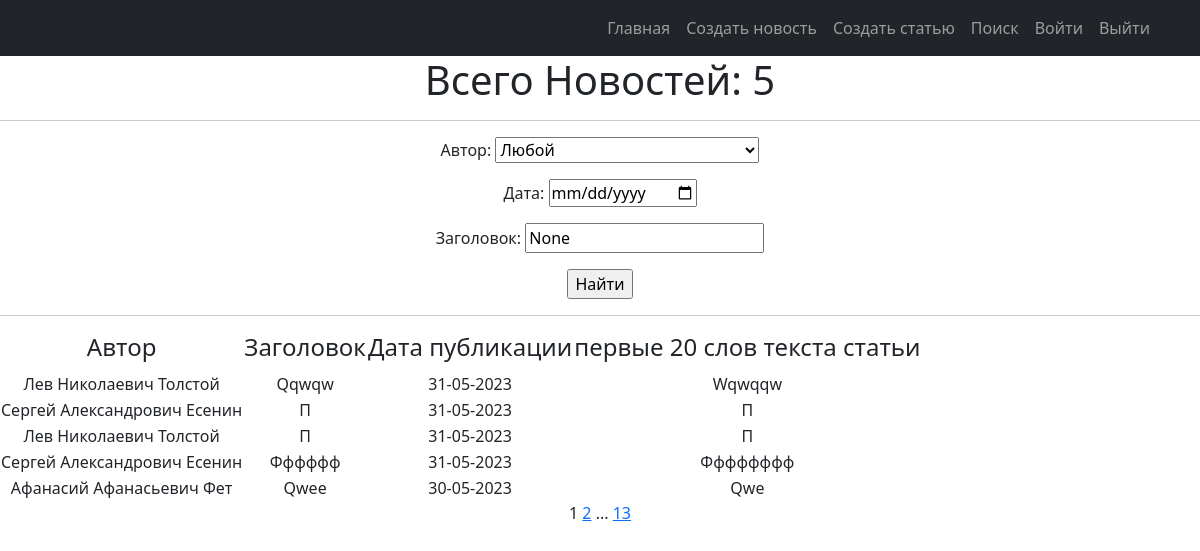
/news/search/, run on an earlier commit of the app's database.
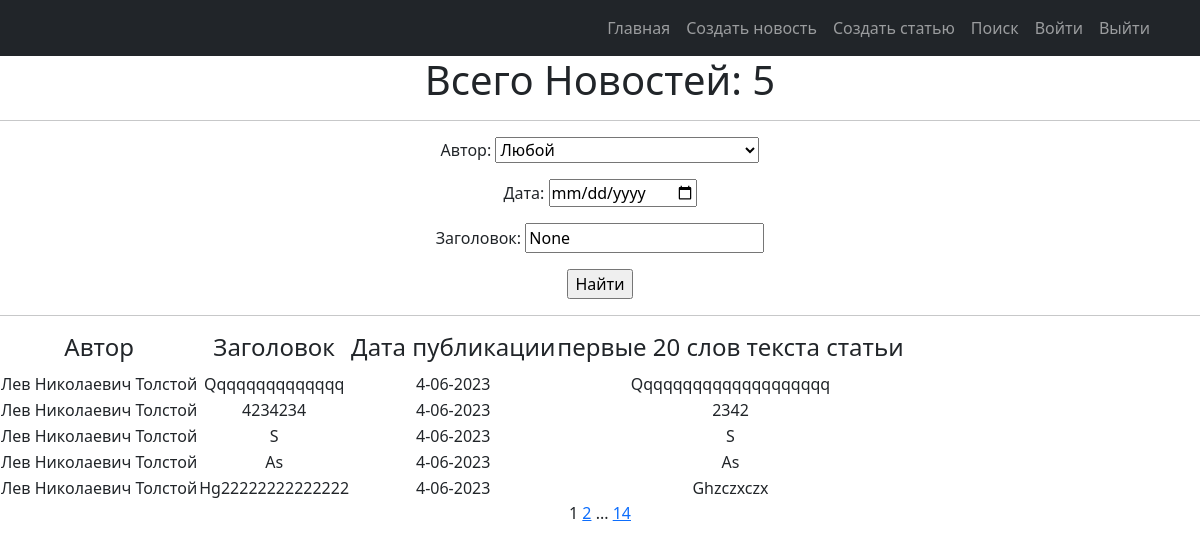
And on a later commit of the database.
### news/models.py (models this page shows, shortened)
class Post(models.Model):
    objects = None
    article = 'AR'
    news = 'NE'
    POST = [
        (news, 'Новость'),
        (article, 'Статья')
    ]
    title = models.TextField(max_length=50)
    author = models.ForeignKey(Author, on_delete=models.CASCADE)
    time_in_comment = models.DateTimeField(default=django.utils.timezone.now)
    choice_title = models.CharField(max_length=2, choices=POST)
    post_text = models.TextField(max_length=500)
    categories = models.ManyToManyField('Category', through='PostCategory')
    rating_post = models.IntegerField(default=0)

class Author(models.Model):
    user_author = models.OneToOneField(User, on_delete=models.CASCADE)
    user_rating = models.IntegerField(default=0)
    subscribers = models.ManyToManyField('Category', through='PostSubscribers')
    def __str__(self):
        return f'{self.user_author.first_name}'

### news/views.py (the view)
# urls.py: path('news/search/', PostSearch.as_view()),
class PostSearch(ListView):
    model = Post
    ordering = '-time_in_comment'
    template_name = 'news_search.html'
    context_object_name = 'posts'
    paginate_by = 5
    def get_queryset(self):
        queryset = super().get_queryset()
        self.filterset = PostFilter(self.request.GET, queryset=queryset)
        return self.filterset.qs
    def get_context_data(self, **kwargs):
        context = super().get_context_data(**kwargs)
        context['filterset'] = self.filterset
        context['curr_date'] = self.request.GET.get('time_in_comment__date__gte')
        context['curr_title'] = self.request.GET.get('title__icontains')
        return context

### news/templatetags/censure.py (called while the page is built)
@register.filter()
def censor(word):
    def multiple_replace(texts, replace_value):
        for i, j in replace_value.items():
            texts = texts.lower().replace(i, j)
        return texts
    replace_values = {'модели': 'м*****',
                      'джигурда': 'д*******',
                      'однако': 'о*****',
                      'директор': 'д*******',
                      'повтор': 'п*****'
                      }
    word = multiple_replace(word, replace_values)
    return word.capitalize()

### news/templatetags/custom_tags.py (called while the page is built)
@register.simple_tag(takes_context=True)
def url_replace(context, **kwargs):
   d = context['request'].GET.copy()
   for k, v in kwargs.items():
       d[k] = v
   return d.urlencode()

### templates/news_search.html (shortened to what this page needs)
{% extends 'flatpages/default.html' %}
{% load custom_tags %}
{% block content %}
{% load censure %}
    <h1>Всего Новостей: {{ posts |length }} </h1>
    <hr>
    <form action="" method="get">
        <label >Автор:</label>
                {{ filterset.form.author }}
        <div>
             <label >Дата:</label>
            <input   type="date"  name="time_in_comment__date__gte" value="{{curr_date}}">
        </div>
              <label >Заголовок:</label>
                  <input type="text"  name="title__icontains" value="{{ curr_title }}">
        <p> <input type="submit" value="Найти" /></p>
   </form>
    <hr>
    {% if posts %}
        <table >
            <tr>
                <td><h4>Автор</h4></td>
                <td><h4>Заголовок</h4></td>
                <td><h4>Дата публикации</h4></td>
                <td><h4>первые 20 слов текста статьи</h4></td>
            </tr>
            {% for news in posts %}
            <tr>
                <td>{{ news.author.user_author.first_name }}</td>
                <td>{{ news.title | censor }}</td>
                <td>{{ news.time_in_comment |date:'j-m-Y'  }}</td>
                <td>{{ news.post_text |truncatewords:20 | censor }}</td>
            </tr>
            {% endfor %}
        </table>
    {% else %}
        <h2>Новостей нет!</h2>
    {% endif %}
   {{ page_obj.number }}
   {% if page_obj.has_next %}
       <a href="?{% url_replace page=page_obj.next_page_number %}">{{ page_obj.next_page_number }}</a>
       {% if paginator.num_pages != page_obj.next_page_number %}
           ...
           <a href="?{% url_replace page=page_obj.paginator.num_pages %}">{{ page_obj.paginator.num_pages }}</a>
       {% endif %}
   {% endif %}
{% endblock content %}

What changed in the data, as far as the page shows it:
no longer on this page (row unchanged): Post: author.user_author.first_name "Лев Николаевич Толстой", title|censor "Qqwqw", time_in_comment "31-05-2023", post_text|censor "Wqwqqw"
no longer on this page (row unchanged): Post: author.user_author.first_name "Сергей Александрович Есенин", title|censor "П", time_in_comment "31-05-2023", post_text|censor "П"
no longer on this page (row unchanged): Post: author.user_author.first_name "Лев Николаевич Толстой", title|censor "П", time_in_comment "31-05-2023", post_text|censor "П"
no longer on this page (row unchanged): Post: author.user_author.first_name "Сергей Александрович Есенин", title|censor "Фффффф", time_in_comment "31-05-2023", post_text|censor "Фффффффф"
no longer on this page (row unchanged): Post: author.user_author.first_name "Афанасий Афанасьевич Фет", title|censor "Qwee", time_in_comment "30-05-2023", post_text|censor "Qwe"
added Post: author.user_author.first_name "Лев Николаевич Толстой", title|censor "Qqqqqqqqqqqqqq", time_in_comment "4-06-2023", post_text|censor "Qqqqqqqqqqqqqqqqqqqq"
added Post: author.user_author.first_name "Лев Николаевич Толстой", title|censor "4234234", time_in_comment "4-06-2023", post_text|censor "2342"
added Post: author.user_author.first_name "Лев Николаевич Толстой", title|censor "S", time_in_comment "4-06-2023", post_text|censor "S"
added Post: author.user_author.first_name "Лев Николаевич Толстой", title|censor "As", time_in_comment "4-06-2023", post_text|censor "As"
added Post: author.user_author.first_name "Лев Николаевич Толстой", title|censor "Hg22222222222222", time_in_comment "4-06-2023", post_text|censor "Ghzczxczx"
Also different on the page:
{{ page_obj.paginator.num_pages }}: "13" → "14"
